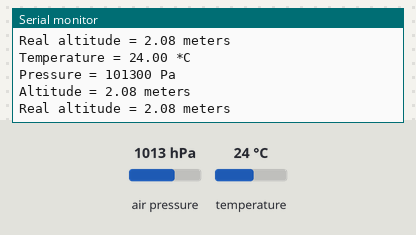
A sketch run on a simulated Arduino Nano, built with avr-gcc and run on an emulated ATmega328P. Shown: the last lines printed to the serial monitor. The inputs (shaded band) are chosen by the test bench; at power-on: air pressure 1013 hPa, temperature 24 °C.

Above: at 1.2 s.
1.3 s: air pressure set to 952 hPa
At 1.97 s:
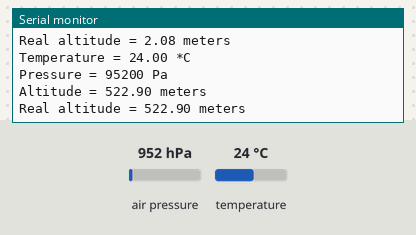
2.8 s: air pressure set to 1000 hPa
At 3.6 s:
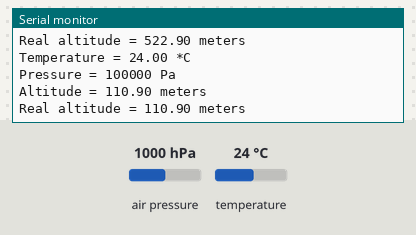
5.9 s: temperature set to 12 °C
Timing chart, 0 to 8.9 s (numbered marks = the images above; inputs shaded):
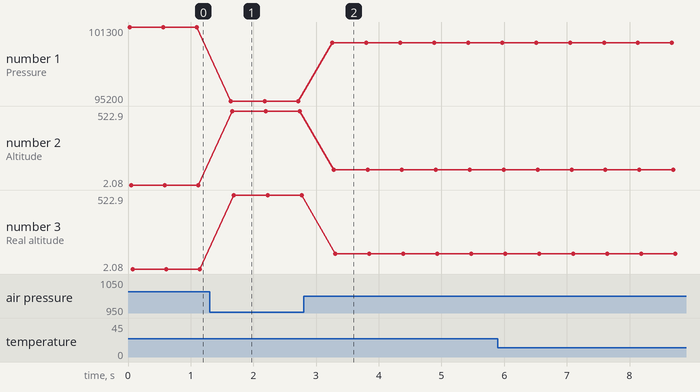

Measured:
- after the input at 1.3 s, the serial monitor: prints a new line after 0.34 s (image 1)
- after the input at 2.8 s, the serial monitor: prints a new line after 0.46 s (image 2)
- plotted number 1: 101300 → 95200 after the input at 1.3 s, 95200 → 100000 after the input at 2.8 s
- plotted number 2: 2.08 → 522.9 after the input at 1.3 s, 522.9 → 110.9 after the input at 2.8 s
- plotted number 3: 2.08 → 522.9 after the input at 1.3 s, 522.9 → 110.9 after the input at 2.8 s

The sketch:

BMP180.ino
```cpp
#include <Wire.h>
#include <Adafruit_BMP085.h>

// Connecter VCC du BMP085 ou BMP180 au 3.3V (PAS SUR LE5.0V!)
// Connecter GND au GND de l'arduino
// Connecter SCL au i2c clock la pin A5 de l'arduino nano
// Connecter SDA au i2c data la pin A4 de l'arduino nano

Adafruit_BMP085 bmp;

void setup() {
  Serial.begin(9600);
  if (!bmp.begin()) {
    Serial.println("Impossible de trouver un capteur valide, verifiez la connexion!");
    while (1) {}
  }
}

void loop() {
    Serial.print("Temperature = ");
    Serial.print(bmp.readTemperature());
    Serial.println(" *C");

    Serial.print("Pressure = ");
    Serial.print(bmp.readPressure());
    Serial.println(" Pa");

    // Calcul de l'altitude en fonction d'une pression barométrique standard
    // pression de 1013.25 millibar = 101325 Pascal
    Serial.print("Altitude = ");
    Serial.print(bmp.readAltitude());
    Serial.println(" meters");

  // Vous pouvez avoir une mesure de l'altitude plus précise
  // si tu connais la pression atmosphérique actuelle au niveau de la mer
  // si elle est de 1015 millibar
  // elle est égale à 101500 Pascals.
    Serial.print("Real altitude = ");
    Serial.print(bmp.readAltitude(101325));
    Serial.println(" meters");

    Serial.println();
    delay(500);
}


/*
Combien de valeurs ? -> 20-50
->
*/
```
